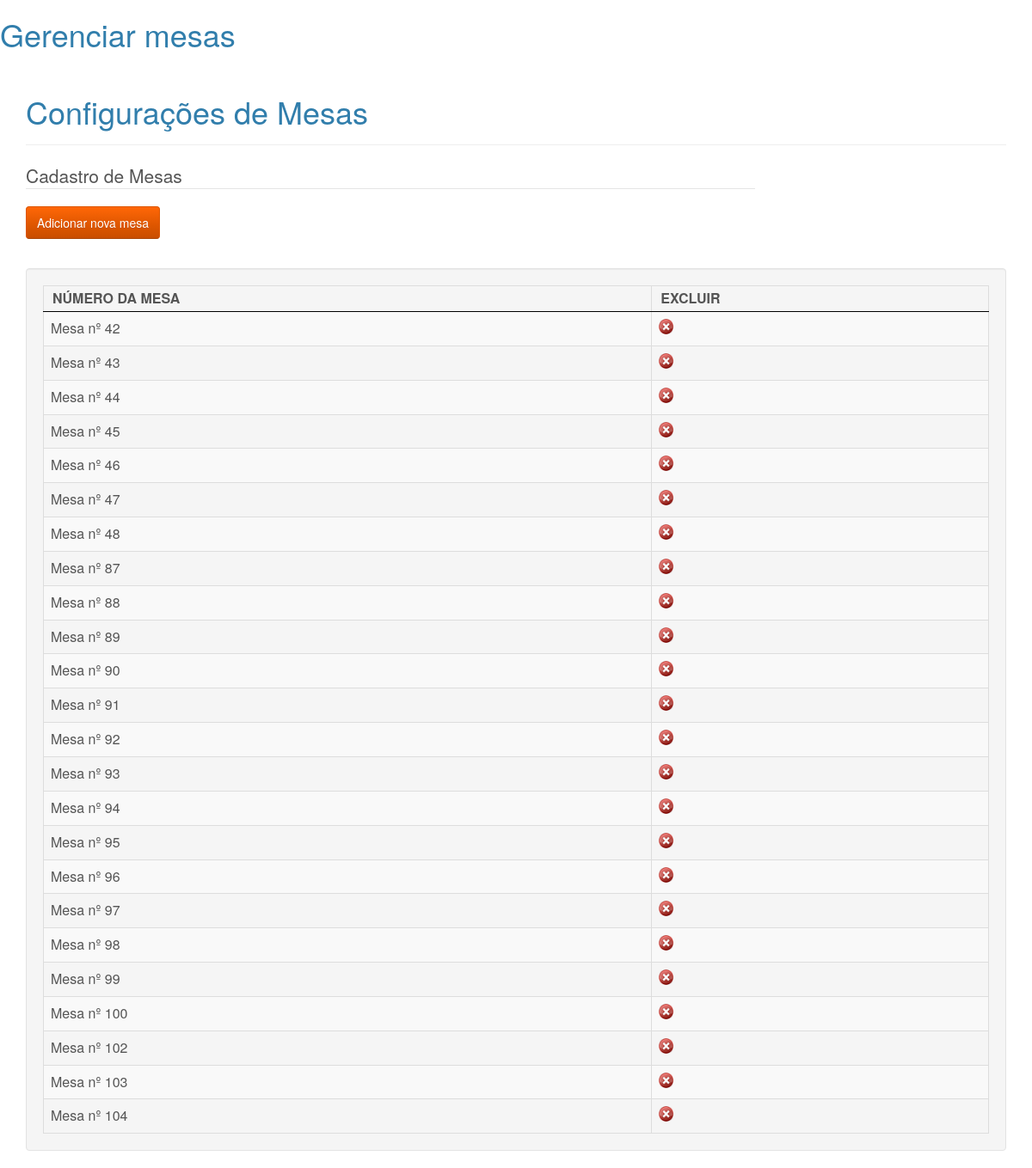
Screenshot of /cadastromesa.php with the database file from the repository.
### tables this page shows
CREATE TABLE `mesa` (
  `id_mesa` int(10) NOT NULL AUTO_INCREMENT,
  `numero` int(10) NOT NULL,
  `idGarcon` varchar(200) NOT NULL,
  `situacao` int(1) NOT NULL,
  PRIMARY KEY (`id_mesa`)
);

### cadastromesa.php (the view, shortened to what this page needs)
<h1>Gerenciar mesas</h1>
<link href="css/style.css" rel="stylesheet" type="text/css">
<link rel="stylesheet" type="text/css" href="css/demo_table.css"/>
<div class="container">
   <div class="bs-docs-section" >
      <div class="row">
         <div class="col-lg-12">
            <div class="page-header">
               <h1 id="forms">Configurações de Mesas</h1>
            </div>
         </div>
      </div>
      <div class="row">
         <div class="col-lg-9">
            <div class=" bs-component">
               <form action="" class="form-horizontal" method="post" enctype="multipart/form-data">
                  <fieldset>
                     <legend>Cadastro de Mesas</legend>
                       <input name="cadastrar" class="btn btn-warning" type="submit" value="Adicionar nova mesa" id="cadastrar" />
            </div>
         </div>
      </div>
   </div>
		<div class="well">
   <table class="display dataTable table table-striped table-bordered" id="mesas">
      <thead>
         <tr>
            <th>NÚMERO DA MESA</th>
            <th>EXCLUIR</th>
         </tr>
      </thead>
      <tbody>
         <?php
            $sel = mysql_query("SELECT * FROM mesa ORDER BY id_mesa ASC");
            while($ver = mysql_fetch_array($sel)){
         ?>
         <tr>
            <td>Mesa nº <?php echo $ver['numero'];?></td>
            <td>
               <a href="javascript:confirmardel('?btn=cadastromesa&apagar=apagar&id_mesa=<?php echo $ver['id_mesa'] ?>')"><img src="imagens/excluir.png" width="17" height="18"  border="0"/></a>
            </td>
         </tr>
         <?php } ?>
      </tbody>
   </table>
   </div>
</div>

### css/demo_table.css (style rules this page uses)
table.display { margin: 0 auto; clear: both; width: 100%; }
table.display thead th { padding: 3px 18px 3px 10px; border-bottom: 1px solid black; font-weight: bold; cursor: pointer; * cursor: hand; }
table.display td { padding: 3px 10px; }

### rows the page displays
mesa: numero "42"
mesa: numero "43"
mesa: numero "44"
mesa: numero "45"
mesa: numero "46"
mesa: numero "47"
mesa: numero "48"
mesa: numero "87"
mesa: numero "88"
mesa: numero "89"
mesa: numero "90"
mesa: numero "91"
mesa: numero "92"
mesa: numero "93"
mesa: numero "94"
mesa: numero "95"
mesa: numero "96"
mesa: numero "97"
mesa: numero "98"
mesa: numero "99"
mesa: numero "100"
mesa: numero "102"
mesa: numero "103"
mesa: numero "104"
